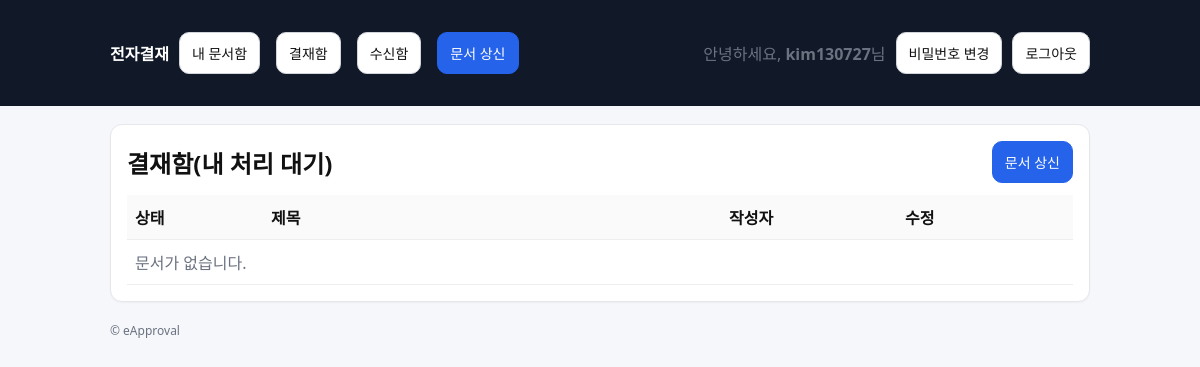
Before: /approvals/inbox/ (signed in) with the older database file.
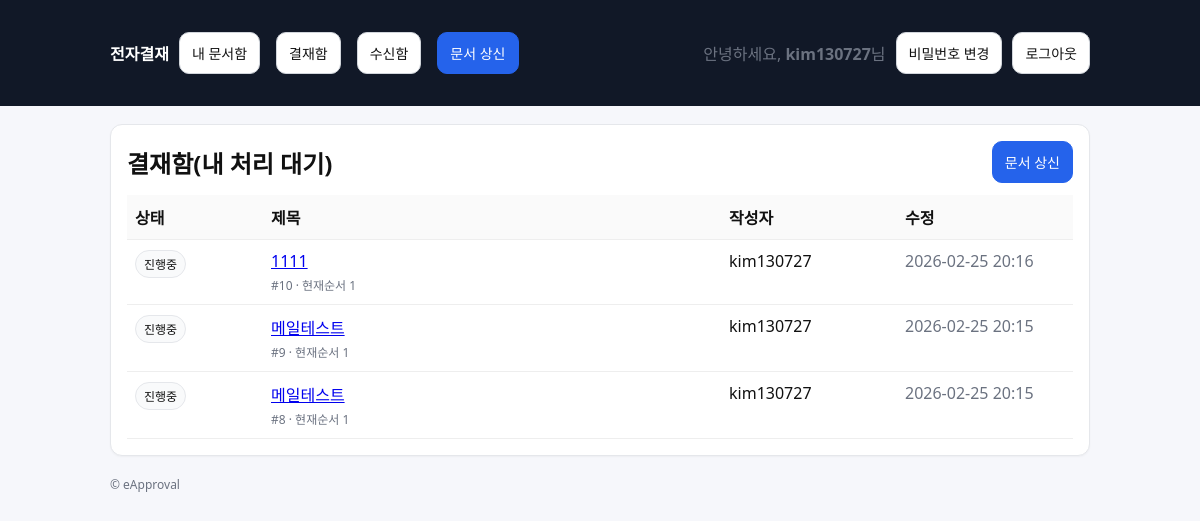
After: the same page with the newer database file.
### approvals/models.py (models this page shows, shortened)
class Document(models.Model):
    class Status(models.TextChoices):
        DRAFT = "DRAFT", "임시"
        SUBMITTED = "SUBMITTED", "상신"
        IN_PROGRESS = "IN_PROGRESS", "진행중"
        REJECTED = "REJECTED", "반려"
        COMPLETED = "COMPLETED", "완료"
    title = models.CharField(max_length=200)
    content = models.TextField(blank=True)
    created_by = models.ForeignKey(
        settings.AUTH_USER_MODEL, on_delete=models.PROTECT, related_name="docs_created"
    )
    status = models.CharField(max_length=20, choices=Status.choices, default=Status.DRAFT)
    current_line_order = models.PositiveIntegerField(default=1)
    created_at = models.DateTimeField(auto_now_add=True)
    updated_at = models.DateTimeField(auto_now=True)

### approvals/views.py (the view)
# urls.py: path("approvals/inbox/", views.inbox, name="inbox"),
@login_required
def inbox(request):
    docs = inbox_pending(request.user)
    return render(request, "approvals/doc_list.html", {"title": "결재함(내 처리 대기)", "docs": docs})

### approvals/selectors.py (called while the page is built)
def inbox_pending(user):
    return (
        Document.objects.filter(
            status=Document.Status.IN_PROGRESS,
            lines__user=user,
            lines__decision=DocumentLine.Decision.PENDING,
            lines__order=F("current_line_order"),
            lines__role__in=[DocumentLine.Role.CONSULT, DocumentLine.Role.APPROVE],
        )
        .distinct()
        .order_by("-id")
    )

### templates/approvals/doc_list.html (shortened to what this page needs)
{% extends "base.html" %}
{% block content %}
  <div class="card">
    <div class="row" style="justify-content:space-between;">
      <h2 style="margin:0;">{{ title }}</h2>
      <a class="btn btn-primary" href="{% url 'approvals:doc_create' %}">문서 상신</a>
    </div>
    <div style="margin-top:12px;">
      <table class="table">
        <thead>
          <tr>
            <th style="width:120px;">상태</th>
            <th>제목</th>
            <th style="width:160px;">작성자</th>
            <th style="width:160px;">수정</th>
          </tr>
        </thead>
        <tbody>
        {% for doc in docs %}
          <tr>
            <td><span class="badge">{{ doc.get_status_display }}</span></td>
            <td>
              <a href="{% url 'approvals:doc_detail' doc.id %}">
                {{ doc.title }}
              </a>
              <div class="muted" style="font-size:12px; margin-top:4px;">
                #{{ doc.id }} · 현재순서 {{ doc.current_line_order }}
              </div>
            </td>
            <td>{{ doc.created_by.username }}</td>
            <td class="muted">{{ doc.updated_at|date:"Y-m-d H:i" }}</td>
          </tr>
        {% empty %}
          <tr>
            <td colspan="4" class="muted">문서가 없습니다.</td>
          </tr>
        {% endfor %}
        </tbody>
      </table>
    </div>
  </div>
{% endblock %}

Changed rows visible on the page:
added Document: status "진행중", title "1111", id "10", current_line_order "1", created_by.username "kim130727", updated_at "2026-02-25 20:16"
added Document: status "진행중", title "메일테스트", id "9", current_line_order "1", created_by.username "kim130727", updated_at "2026-02-25 20:15"
added Document: status "진행중", title "메일테스트", id "8", current_line_order "1", created_by.username "kim130727", updated_at "2026-02-25 20:15"
Other visible differences:
text no longer shown: "문서가 없습니다."
